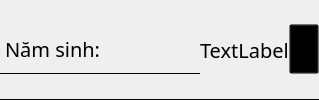
            <widget class="QFrame" name="BirthFrame">
             <property name="minimumSize">
              <size>
               <width>0</width>
               <height>50</height>
              </size>
             </property>
             <property name="styleSheet">
              <string notr="true">QFrame {
	border-bottom: 1px solid black;
	border-radius: 0px;
}</string>
             </property>
             <property name="frameShape">
              <enum>QFrame::StyledPanel</enum>
             </property>
             <property name="frameShadow">
              <enum>QFrame::Raised</enum>
             </property>
             <layout class="QHBoxLayout" name="horizontalLayout_8">
              <property name="spacing">
               <number>0</number>
              </property>
              <property name="leftMargin">
               <number>0</number>
              </property>
              <property name="topMargin">
               <number>0</number>
              </property>
              <property name="rightMargin">
               <number>0</number>
              </property>
              <property name="bottomMargin">
               <number>0</number>
              </property>
              <item>
               <widget class="QLabel" name="label_Birth">
                <property name="minimumSize">
                 <size>
                  <width>200</width>
                  <height>50</height>
                 </size>
                </property>
                <property name="maximumSize">
                 <size>
                  <width>200</width>
                  <height>50</height>
                 </size>
                </property>
                <property name="font">
                 <font>
                  <family>Montserrat</family>
                  <pointsize>15</pointsize>
                 </font>
                </property>
                <property name="text">
                 <string>Năm sinh:</string>
                </property>
               </widget>
              </item>
              <item>
               <widget class="QLabel" name="BirthBox">
                <property name="font">
                 <font>
                  <family>iCiel Effra Regular</family>
                  <pointsize>15</pointsize>
                 </font>
                </property>
                <property name="styleSheet">
                 <string notr="true">border: none;</string>
                </property>
                <property name="text">
                 <string>TextLabel</string>
                </property>
               </widget>
              </item>
              <item>
               <widget class="QPushButton" name="pushButton_4">
                <property name="minimumSize">
                 <size>
                  <width>30</width>
                  <height>50</height>
                 </size>
                </property>
                <property name="maximumSize">
                 <size>
                  <width>30</width>
                  <height>50</height>
                 </size>
                </property>
                <property name="styleSheet">
                 <string notr="true">image: url(:/images/icons/Edit.png);
background: transparent;</string>
                </property>
                <property name="text">
                 <string/>
                </property>
               </widget>
              </item>
             </layout>
            </widget>
